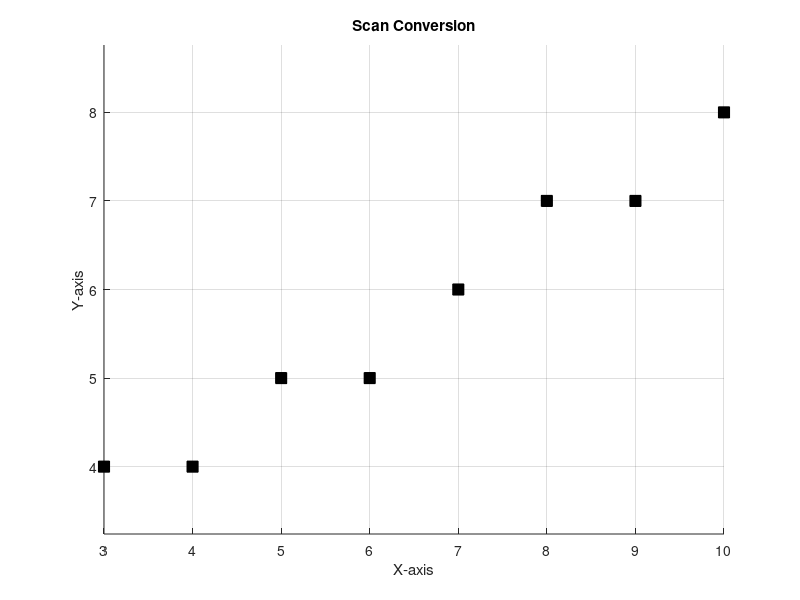

Source code (MATLAB):
clc;
clear;
close all;

x_start = 2.5;
y_start = 3.5;
x_end = 10.5;
y_end = 8.5;

dx_val = x_end - x_start;
dy_val = y_end - y_start;

step_count = max(abs(dx_val), abs(dy_val));

x_inc = dx_val / step_count;
y_inc = dy_val / step_count;

x_pos = x_start;
y_pos = y_start;

figure;
hold on;
grid on;
title('Scan Conversion');
xlabel('X-axis');
ylabel('Y-axis');

for i = 1:step_count
    plot(round(x_pos), round(y_pos), 'ks', 'MarkerSize', 8, 'MarkerFaceColor', 'k');
    x_pos = x_pos + x_inc;
    y_pos = y_pos + y_inc;
end

axis equal;
